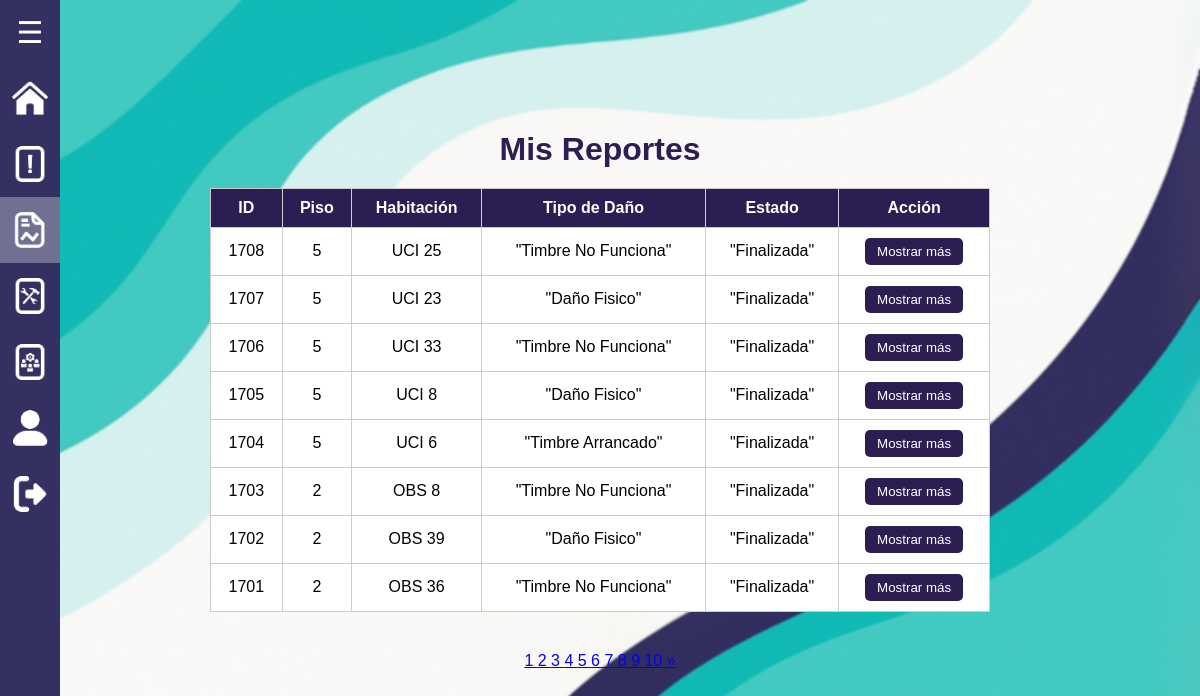
The app's page /roles/administrador_reportes/consultar_reportes.php (signed in), older data.
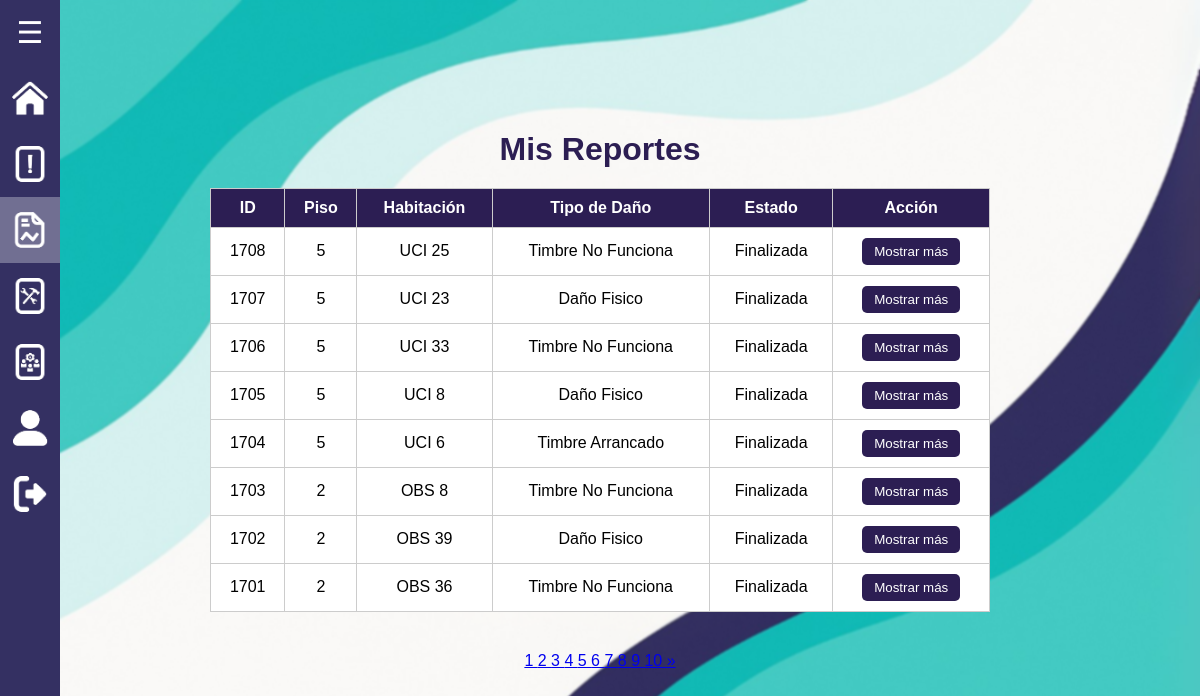
The same page, newer data.
### tables this page shows
CREATE TABLE `reportes` (
  `id` int(11) NOT NULL,
  `usuario_id` int(11) NOT NULL,
  `piso` int(11) NOT NULL,
  `habitacion` varchar(10) DEFAULT NULL,
  `reporte` text NOT NULL,
  `tipo_dano` varchar(255) NOT NULL,
  `fecha` timestamp NOT NULL DEFAULT current_timestamp(),
  `estado` varchar(50) DEFAULT 'Ingresada',
  `respuesta` text DEFAULT NULL,
  `fecha_creacion` datetime DEFAULT current_timestamp(),
  `fecha_respuesta` datetime DEFAULT NULL,
  `imagen_antes` longblob DEFAULT NULL,
  `imagen_despues` longblob DEFAULT NULL,
  `respondido_por` int(11) DEFAULT NULL
);

### roles/administrador_reportes/consultar_reportes.php (the view, shortened to what this page needs)
<?php
$usuario_id = $_SESSION['id'];
$pdo = new PDO("mysql:host=localhost;dbname=cnl_report", 'root', '');
$pdo->setAttribute(PDO::ATTR_ERRMODE, PDO::ERRMODE_EXCEPTION);
$porPagina = 8;
$pagina = isset($_GET['pagina']) ? max(1, intval($_GET['pagina'])) : 1;
$inicio = ($pagina - 1) * $porPagina;
$sql = "SELECT * FROM reportes WHERE usuario_id = ? ORDER BY id DESC LIMIT $inicio, $porPagina";
$stmt = $pdo->prepare($sql);
$stmt->execute([$usuario_id]);
$reportes = $stmt->fetchAll(PDO::FETCH_ASSOC);
$sqlTotal = "SELECT COUNT(*) FROM reportes WHERE usuario_id = ?";
$stmtTotal = $pdo->prepare($sqlTotal);
$stmtTotal->execute([$usuario_id]);
$totalRegistros = $stmtTotal->fetchColumn();
$totalPaginas = ceil($totalRegistros / $porPagina);
?>
<!DOCTYPE html>
<html lang="es">
<head>
    <link rel="stylesheet" href="../../css/estilos.css">
    <link rel="stylesheet" href="../../css/consulta_reportes.css">
</head>
<body>
    <?php include '../../menu_lateral/menu2.php'; ?>
    <h1>Mis Reportes</h1>
    <table>
        <thead>
            <tr>
                <th>ID</th>
                <th>Piso</th>
                <th>Habitación</th>
                <th>Tipo de Daño</th>
                <th>Estado</th>
                <th>Acción</th>
            </tr>
        </thead>
        <tbody>
        <?php foreach ($reportes as $reporte): ?>
            <tr>
                <td><?= $reporte['id'] ?></td>
                <td><?= htmlspecialchars($reporte['piso']) ?></td>
                <td><?= htmlspecialchars($reporte['habitacion']) ?></td>
                <td><?= htmlspecialchars($reporte['tipo_dano']) ?></td>
                <td><?= htmlspecialchars($reporte['estado']) ?></td>
                <td>
                    <button class="btn-ver" onclick="abrirModal(<?= $reporte['id'] ?>)">Mostrar más</button>
                </td>
            </tr>
        <?php endforeach; ?>
        </tbody>
    </table>
<?php
$maxLinks = 10;
$bloqueActual = ceil($pagina / $maxLinks);
$inicio = ($bloqueActual - 1) * $maxLinks + 1;
$fin = min($inicio + $maxLinks - 1, $totalPaginas);
?>
<div class="paginacion">
    <?php for ($i = $inicio; $i <= $fin; $i++): ?>
        <a href="?<?= http_build_query(array_merge($_GET, ['pagina' => $i])) ?>"
           class="<?= $i == $pagina ? 'pagina-actual' : '' ?>">
           <?= $i ?>
        </a>
    <?php endfor; ?>
    <?php if ($fin < $totalPaginas): ?>
        <a href="?<?= http_build_query(array_merge($_GET, ['pagina' => $fin + 1])) ?>">&raquo;</a>
    <?php endif; ?>
</div>
</body>
</html>

### menu_lateral/menu2.php (shortened to what this page needs)
<div class="menu" id="menu">
    <button class="menu-toggle" id="menu-toggle">☰</button>
    <?php $current_page = basename($_SERVER['PHP_SELF']); ?>
    <nav class="menu-items">
        <a href="seleccion.php" class="<?php echo ($current_page == 'seleccion.php') ? 'active' : ''; ?>">
            <img src="../../menu_lateral/images/Inicio.png" alt="INICIO"><span>Inicio</span>
        </a>
        <a href="reporte_Timbres.php" class="<?php echo ($current_page == 'reporte_Timbres.php') ? 'active' : ''; ?>">
            <img src="../../menu_lateral/images/Reportes.png" alt="REPORTES"><span>Reportes</span>
        </a>
        <a href="consultar_reportes.php" class="<?php echo ($current_page == 'consultar_reportes.php') ? 'active' : ''; ?>">
            <img src="../../menu_lateral/images/Consulta_Reportes.png" alt="MIS REPORTES"><span>Mis Reportes</span>
        </a>
        <a href="gestionar_reportes.php" class="<?php echo ($current_page == 'gestionar_reportes.php') ? 'active' : ''; ?>">
            <img src="../../menu_lateral/images/Gestionar_Reportes.png" alt="GESTIONAR MIS REPORTES"><span>Gestionar mis Reportes</span>
        </a>
        <a href="gestionar_usuarios.php" class="<?php echo ($current_page == 'gestionar_usuarios.php') ? 'active' : ''; ?>">
            <img src="../../menu_lateral/images/Gestionar_Perfil.png" alt="MIS REPORTES"><span>Gestionar Usuarios</span>
        </a>
        <a href="contrasenia.php" class="<?php echo ($current_page == 'contrasenia.php') ? 'active' : ''; ?>">
            <img src="../../menu_lateral/images/Perfil.png" alt="MI CUENTA"><span>Mis Cuenta</span>
        </a>
        <a href="../../php/cerrar_Sesion.php" class="<?php echo ($current_page == 'php/cerrar_Sesion.php') ? 'active' : ''; ?>">
            <img src="../../menu_lateral/images/Cerrar_Sesion.png" alt="CERRAR SESION"><span>Cerrar sesión</span>
        </a>
    </nav>
</div>

### css/estilos.css (style rules this page uses)
* { margin: 0; padding: 0; box-sizing: border-box; font-family: Arial, sans-serif; }
body { display: flex; }
.menu { position: fixed; top: 0; left: 0; width: 60px; height: 100lvh; background-color: #343062; z-index: 1000; overflow-y: auto; }
.menu-items { flex-grow: 1; overflow-y: auto; }
.menu-toggle { width: 100%; padding: 15px; background: transparent; border: none; font-size: 30px; color: white; cursor: pointer; }
.menu-items a { display: flex; align-items: center; padding: 15px; padding-left: 12px; text-decoration: none; color: white; transition: background 0.3s; }
.menu-items a img, .menu-items a i { width: 36px; height: auto; margin-right: 10px; }
.menu-items a.active { background: rgba(255, 255, 255, 0.3); font-weight: bold; color: #ffffff; }
.menu-items a.active img, .menu-items a.active i { filter: brightness(1.2); }

### css/consulta_reportes.css (style rules this page uses)
body { margin: 0; font-family: 'Segoe UI', Tahoma, Geneva, Verdana, sans-serif; background: url('../images/fondo_PC.png') no-repeat center center fixed; background-size: cover; backdrop-filter: blur(1px); color: #000000; display: flex; flex-direction: column; align-items: center; justify-content: center; height: 100vh; }
h1 { color: #2C1E53; margin-top: 0px; margin-bottom: 20px; }
table { width: 65%; background-color: white; border-collapse: collapse; margin-bottom: 40px; }
th, td { border: 1px solid #ccc; padding: 10px; text-align: center; }
th { background-color: #2C1E53; color: white; }
.btn-ver { background-color: #2C1E53; color: white; padding: 6px 12px; border: none; border-radius: 5px; cursor: pointer; }
.paginacion { color: black; }

Row changes from the older to the newer data that the page shows:
changed reportes "UCI 25": tipo_dano "\"Timbre No Funciona\"" → "Timbre No Funciona"; estado "\"Finalizada\"" → "Finalizada"
changed reportes "UCI 23": tipo_dano "\"Daño Fisico\"" → "Daño Fisico"; estado "\"Finalizada\"" → "Finalizada"
changed reportes "UCI 33": tipo_dano "\"Timbre No Funciona\"" → "Timbre No Funciona"; estado "\"Finalizada\"" → "Finalizada"
changed reportes "UCI 8": tipo_dano "\"Daño Fisico\"" → "Daño Fisico"; estado "\"Finalizada\"" → "Finalizada"
changed reportes "UCI 6": tipo_dano "\"Timbre Arrancado\"" → "Timbre Arrancado"; estado "\"Finalizada\"" → "Finalizada"
changed reportes "OBS 8": tipo_dano "\"Timbre No Funciona\"" → "Timbre No Funciona"; estado "\"Finalizada\"" → "Finalizada"
changed reportes "OBS 39": tipo_dano "\"Daño Fisico\"" → "Daño Fisico"; estado "\"Finalizada\"" → "Finalizada"
changed reportes "OBS 36": tipo_dano "\"Timbre No Funciona\"" → "Timbre No Funciona"; estado "\"Finalizada\"" → "Finalizada"
